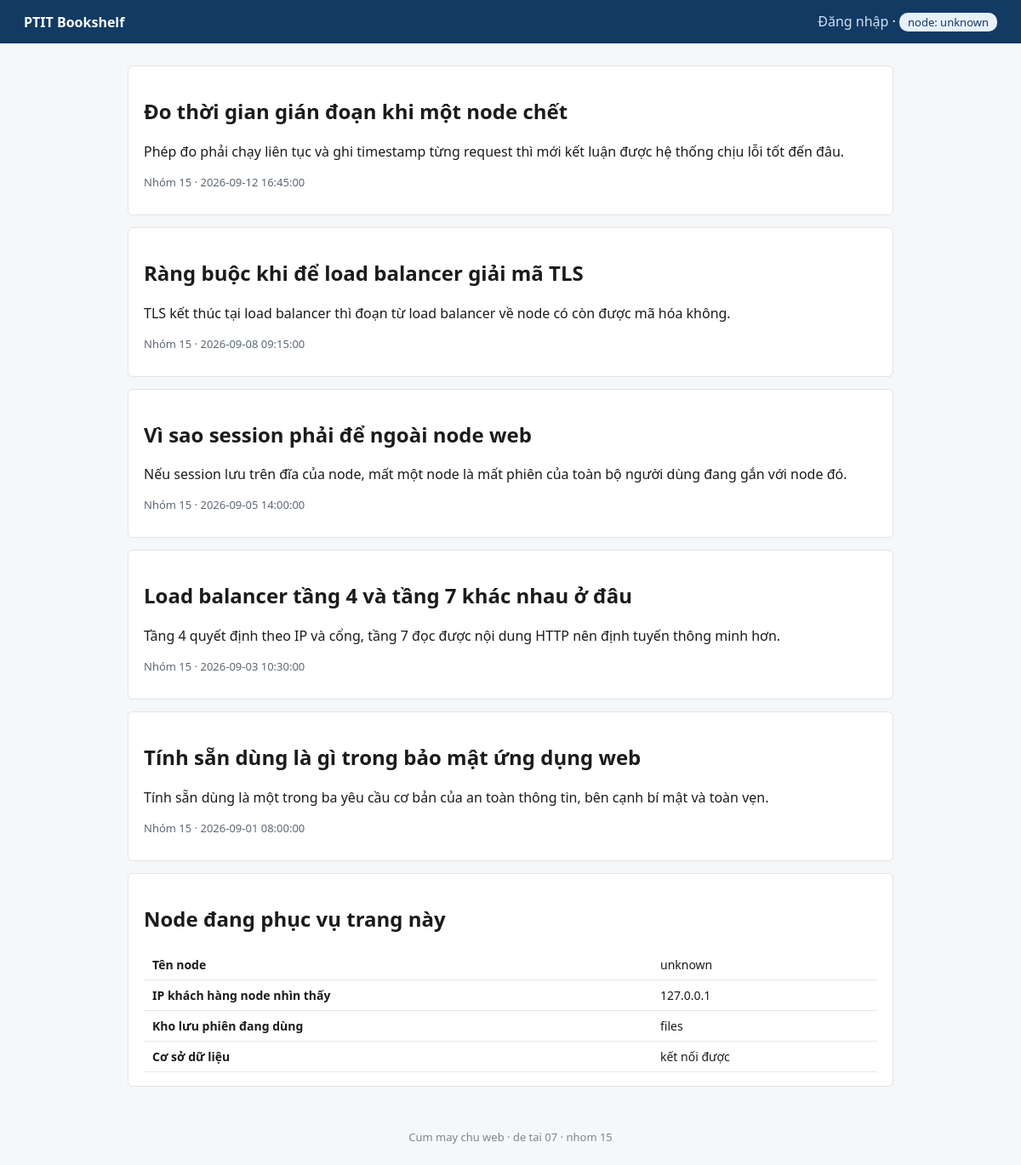
The app's page /web/app/index.php with its own data.
### tables this page shows
CREATE TABLE IF NOT EXISTS news (
    id           INT AUTO_INCREMENT PRIMARY KEY,
    title        VARCHAR(200) NOT NULL UNIQUE,
    summary      VARCHAR(400) NOT NULL,
    body         TEXT NOT NULL,
    author       VARCHAR(128) NOT NULL,
    published_at DATETIME NOT NULL DEFAULT CURRENT_TIMESTAMP
);

### web/app/index.php (the view, shortened to what this page needs)
<?php
require __DIR__ . '/lib/bootstrap.php';
$user   = current_user();
$items  = [];
try {
    $res   = db()->query(
        'SELECT id, title, summary, author, published_at FROM news ORDER BY published_at DESC'
    );
    $items = $res->fetch_all(MYSQLI_ASSOC);
} catch (Throwable) {
    $broken = true;
}
$body = '';
foreach ($items as $row) {
    $body .= sprintf(
        '<article class="card"><h2>%s</h2><p>%s</p><p class="meta">%s &middot; %s</p></article>',
        e($row['title']),
        e($row['summary']),
        e($row['author']),
        e($row['published_at'])
    );
}
$body .= sprintf(
    '<div class="card"><h2>Node đang phục vụ trang này</h2>'
    . '<table>'
    . '<tr><th>Tên node</th><td>%s</td></tr>'
    . '<tr><th>IP khách hàng node nhìn thấy</th><td>%s</td></tr>'
    . '<tr><th>Kho lưu phiên đang dùng</th><td>%s</td></tr>'
    . '<tr><th>Cơ sở dữ liệu</th><td>%s</td></tr>'
    . '</table></div>',
    e(node_name()),
    e(client_ip()),
    e((string) ini_get('session.save_handler')),
    db_available() ? 'kết nối được' : 'không kết nối được'
);
render('Trang chủ', $body, $user);

### web/app/lib/bootstrap.php (shortened to what this page needs)
<?php
function env(string $key, string $default = ''): string
{
    $value = getenv($key);
    return ($value === false || $value === '') ? $default : $value;
}
function node_name(): string
{
    return env('NODE_NAME', 'unknown');
}
function db(): mysqli
{
    static $conn = null;
    if ($conn instanceof mysqli) {
        return $conn;
    }
    $candidate = mysqli_init();
    $candidate->options(MYSQLI_OPT_CONNECT_TIMEOUT, 2);
    try {
        $candidate->real_connect(
            env('DB_HOST', 'mysql01'),
            env('DB_USER', 'webapp'),
            env('DB_PASSWORD'),
            env('DB_NAME', 'de07_web'),
            (int) env('DB_PORT', '3306')
        );
        $candidate->set_charset('utf8mb4');
    } catch (Throwable $e) {
        $failed = true;
        throw $e;
    }
    $conn = $candidate;
    return $conn;
}
function db_available(): bool
{
    try {
        db()->query('SELECT 1');
        return true;
    } catch (Throwable) {
        return false;
    }
}
function e(?string $value): string
{
    return htmlspecialchars((string) $value, ENT_QUOTES | ENT_SUBSTITUTE, 'UTF-8');
}
function client_ip(): string
{
    return $_SERVER['REMOTE_ADDR'] ?? '0.0.0.0';
}
function render(string $title, string $body, ?array $user): void
{
    $nav_user = $user === null
        ? '<a href="/login.php">Đăng nhập</a>'
        : '<a href="/member.php">' . e($user['full_name']) . '</a> &middot; <a href="/logout.php">Đăng xuất</a>';
    $user_node = node_name();
    echo <<<HTML
<!doctype html>
<html lang="vi">
<head>
<meta charset="utf-8">
<meta name="viewport" content="width=device-width, initial-scale=1">
<title>{$title} &middot; PTIT Bookshelf</title>
<style>
body{font-family:system-ui,"Segoe UI",Arial,sans-serif;margin:0;color:#1b1b1b;background:#f6f7f9}
header{background:#123a63;color:#fff;padding:14px 28px;display:flex;justify-content:space-between;align-items:center}
header a{color:#cfe1f5;text-decoration:none}
main{max-width:900px;margin:26px auto;padding:0 20px}
.card{background:#fff;border:1px solid #dfe3e8;border-radius:6px;padding:16px 18px;margin-bottom:14px}
.meta{color:#5c6672;font-size:13px}
input[type=text],input[type=password]{width:100%;padding:9px;margin:6px 0 14px;border:1px solid #c3cad3;border-radius:4px;box-sizing:border-box}
button{background:#123a63;color:#fff;border:0;padding:10px 20px;border-radius:4px;cursor:pointer}
table{border-collapse:collapse;width:100%}
td,th{border-bottom:1px solid #e3e7ec;padding:8px 10px;text-align:left;font-size:14px}
.badge{display:inline-block;background:#e8f0fa;color:#123a63;border-radius:10px;padding:2px 10px;font-size:13px}
.err{color:#a32020}
footer{text-align:center;color:#7b858f;font-size:13px;padding:24px}
</style>
</head>
<body>
<header>
  <strong>PTIT Bookshelf</strong>
  <nav>{$nav_user} &middot; <span class="badge">node: {$user_node}</span></nav>
</header>
<main>
{$body}
</main>
<footer>Cum may chu web &middot; de tai 07 &middot; nhom 15</footer>
</body>
</html>
HTML;
}

### web/app/lib/bootstrap.php (style rules this page uses)
body { font-family:system-ui,"Segoe UI",Arial,sans-serif;margin:0;color:#1b1b1b;background:#f6f7f9 }
header { background:#123a63;color:#fff;padding:14px 28px;display:flex;justify-content:space-between;align-items:center }
header a { color:#cfe1f5;text-decoration:none }
main { max-width:900px;margin:26px auto;padding:0 20px }
.card { background:#fff;border:1px solid #dfe3e8;border-radius:6px;padding:16px 18px;margin-bottom:14px }
.meta { color:#5c6672;font-size:13px }
table { border-collapse:collapse;width:100% }
td,th { border-bottom:1px solid #e3e7ec;padding:8px 10px;text-align:left;font-size:14px }
.badge { display:inline-block;background:#e8f0fa;color:#123a63;border-radius:10px;padding:2px 10px;font-size:13px }
footer { text-align:center;color:#7b858f;font-size:13px;padding:24px }

### records on screen
news: title "Đo thời gian gián đoạn khi một node chết", summary "Phép đo phải chạy liên tục và ghi timestamp từng request thì mới kết luận được hệ thống chịu lỗi tốt đến đâu.", author "Nhóm 15", published_at "2026-09-12 16:45:00"
news: title "Ràng buộc khi để load balancer giải mã TLS", summary "TLS kết thúc tại load balancer thì đoạn từ load balancer về node có còn được mã hóa không.", author "Nhóm 15", published_at "2026-09-08 09:15:00"
news: title "Vì sao session phải để ngoài node web", summary "Nếu session lưu trên đĩa của node, mất một node là mất phiên của toàn bộ người dùng đang gắn với node đó.", author "Nhóm 15", published_at "2026-09-05 14:00:00"
news: title "Load balancer tầng 4 và tầng 7 khác nhau ở đâu", summary "Tầng 4 quyết định theo IP và cổng, tầng 7 đọc được nội dung HTTP nên định tuyến thông minh hơn.", author "Nhóm 15", published_at "2026-09-03 10:30:00"
news: title "Tính sẵn dùng là gì trong bảo mật ứng dụng web", summary "Tính sẵn dùng là một trong ba yêu cầu cơ bản của an toàn thông tin, bên cạnh bí mật và toàn vẹn.", author "Nhóm 15", published_at "2026-09-01 08:00:00"

### other values on screen
$user_node "unknown"
